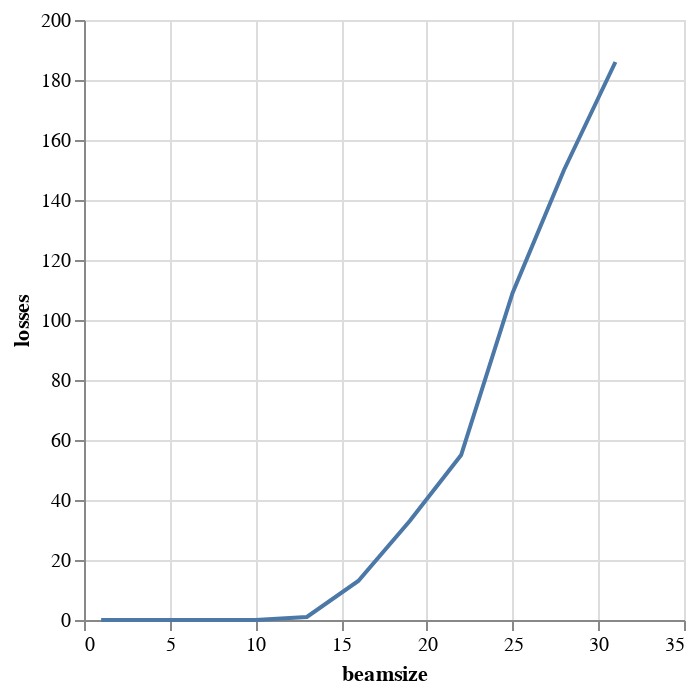

The notebook cell saved with this chart:
### Code cell
alt.Chart(emit_df).mark_line().encode(
    x='beamsize',
    y='losses',
)

### Figure 1 — Vega-Lite specification as saved in the notebook (floating-point values rounded to 4 significant figures)
{"$schema": "https://vega.github.io/schema/vega-lite/v1.2.1.json", "data": {"values": [{"beamsize": 1, "losses": 0, "relbeta": 0.002308, "sourceID": 16777217, "sourceName": "bs_1", "x_emittance": 0.03888, "x_norm_emittance": 8.976e-05, "y_emittance": 0.0388, "y_norm_emittance": 8.958e-05}, {"beamsize": 4, "losses": 0, "relbeta": 0.002308, "sourceID": 16777218, "sourceName": "bs_4", "x_emittance": 0.6259, "x_norm_emittance": 0.001445, "y_emittance": 0.6147, "y_norm_emittance": 0.001419}, {"beamsize": 7, "losses": 0, "relbeta": 0.002308, "sourceID": 16777219, "sourceName": "bs_7", "x_emittance": 1.867, "x_norm_emittance": 0.004309, "y_emittance": 1.757, "y_norm_emittance": 0.004055}, {"beamsize": 10, "losses": 0, "relbeta": 0.002308, "sourceID": 16777220, "sourceName": "bs_10", "x_emittance": 4.196, "x_norm_emittance": 0.009687, "y_emittance": 3.781, "y_norm_emittance": 0.008728}, {"beamsize": 13, "losses": 1, "relbeta": 0.002308, "sourceID": 16777221, "sourceName": "bs_13", "x_emittance": 8.181, "x_norm_emittance": 0.01888, "y_emittance": 6.529, "y_norm_emittance": 0.01507}, {"beamsize": 16, "losses": 13, "relbeta": 0.002308, "sourceID": 16777222, "sourceName": "bs_16", "x_emittance": 13.41, "x_norm_emittance": 0.03096, "y_emittance": 9.296, "y_norm_emittance": 0.02146}, {"beamsize": 19, "losses": 33, "relbeta": 0.002308, "sourceID": 16777223, "sourceName": "bs_19", "x_emittance": 20.55, "x_norm_emittance": 0.04745, "y_emittance": 13.33, "y_norm_emittance": 0.03078}, {"beamsize": 22, "losses": 55, "relbeta": 0.002308, "sourceID": 16777224, "sourceName": "bs_22", "x_emittance": 24.62, "x_norm_emittance": 0.05684, "y_emittance": 17.63, "y_norm_emittance": 0.04069}, {"beamsize": 25, "losses": 109, "relbeta": 0.002308, "sourceID": 16777225, "sourceName": "bs_25", "x_emittance": 29.53, "x_norm_emittance": 0.06817, "y_emittance": 19.23, "y_norm_emittance": 0.0444}, {"beamsize": 28, "losses": 150, "relbeta": 0.002308, "sourceID": 16777226, "sourceName": "bs_28", "x_emittance": 32.37, "x_norm_emittance": 0.07472, "y_emittance": 22.98, "y_norm_emittance": 0.05305}, {"beamsize": 31, "losses": 186, "relbeta": 0.002308, "sourceID": 16777227, "sourceName": "bs_31", "x_emittance": 34.64, "x_norm_emittance": 0.07996, "y_emittance": 24.76, "y_norm_emittance": 0.05715}]}, "encoding": {"x": {"field": "beamsize", "type": "quantitative"}, "y": {"field": "losses", "type": "quantitative"}}, "mark": "line"}
